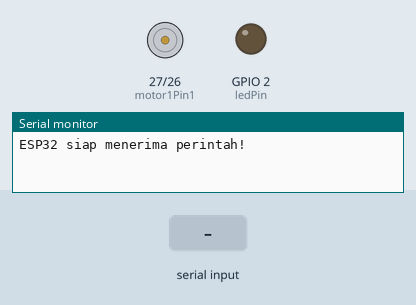
Simulated run of this sketch. Board: ESP32. Shown: motor-driver pin pairs drawn as motors (green arrow = first pin HIGH = forward, orange = second pin HIGH = backward, longer = more drive, scaled by the enable pin), output pins drawn as LEDs (lit = HIGH), the last lines printed to the serial monitor. Inputs (shaded band) come from the test bench.

Above: at 1.2 s.
1.3 s: "1\n" received over Serial
At 2.2 s:
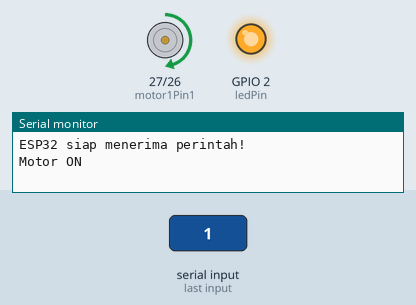
2.8 s: "0\n" received over Serial
At 3.3 s:
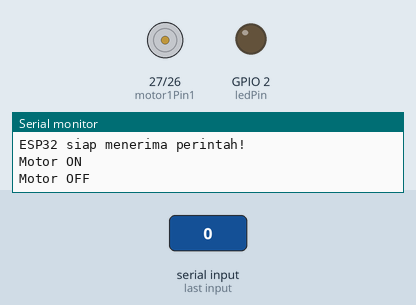
4.3 s: "+\n" received over Serial
At 5.5 s:
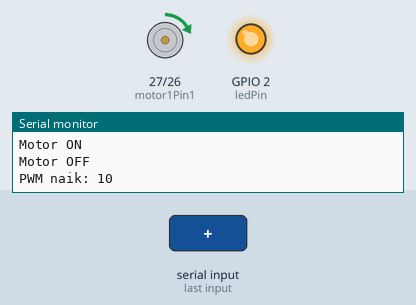
5.8 s: "PWM:90\n" received over Serial
At 6.8 s:
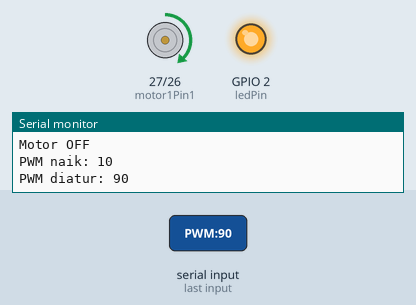
Timing chart, 0 to 8.3 s (numbered marks = the images above; inputs shaded):
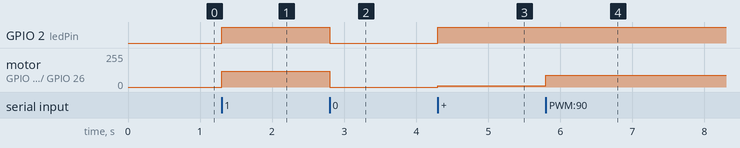

The sketch:

iMCLab_Python.ino
```cpp
/*
  Kit iMCLab - Kontrol Motor DC dan LED
  Board: ESP32
  Baud rate: 115200

  Perintah dari Python:
  1       = Motor ON
  0       = Motor OFF
  +       = PWM naik 10
  -       = PWM turun 10
  PWM:120 = Atur PWM
*/

const int ledPin = 2;
const int motor1Pin1 = 27;
const int motor1Pin2 = 26;
const int enable1Pin = 12;

const int freq = 30000;
const int resolution = 8;

int dutyCycle = 120;
String inputString = "";

void applyMotor() {
  digitalWrite(motor1Pin1, HIGH);
  digitalWrite(motor1Pin2, LOW);

  ledcWrite(enable1Pin, dutyCycle);
  digitalWrite(ledPin, dutyCycle > 0 ? HIGH : LOW);
}

void setup() {
  Serial.begin(115200);

  pinMode(ledPin, OUTPUT);
  pinMode(motor1Pin1, OUTPUT);
  pinMode(motor1Pin2, OUTPUT);

  bool pwmOK = ledcAttach(enable1Pin, freq, resolution);

  digitalWrite(motor1Pin1, LOW);
  digitalWrite(motor1Pin2, LOW);
  digitalWrite(ledPin, LOW);
  ledcWrite(enable1Pin, 0);

  Serial.println("ESP32 siap menerima perintah!");

  if (!pwmOK) {
    Serial.println("ERROR: PWM gagal diaktifkan!");
  }
}

void prosesPerintah(String perintah) {
  perintah.trim();

  if (perintah == "1") {
    if (dutyCycle == 0) {
      dutyCycle = 120;
    }

    applyMotor();
    Serial.println("Motor ON");
  }
  else if (perintah == "0") {
    dutyCycle = 0;
    applyMotor();
    Serial.println("Motor OFF");
  }
  else if (perintah == "+") {
    dutyCycle = min(255, dutyCycle + 10);
    applyMotor();
    Serial.printf("PWM naik: %d\n", dutyCycle);
  }
  else if (perintah == "-") {
    dutyCycle = max(0, dutyCycle - 10);
    applyMotor();
    Serial.printf("PWM turun: %d\n", dutyCycle);
  }
  else if (perintah.startsWith("PWM:")) {
    String nilai = perintah.substring(4);
    nilai.trim();

    if (nilai.length() == 0) {
      Serial.println("ERROR: Nilai PWM kosong");
      return;
    }

    for (int i = 0; i < nilai.length(); i++) {
      if (!isDigit(nilai[i])) {
        Serial.println("ERROR: PWM harus berupa angka");
        return;
      }
    }

    int pwm = nilai.toInt();

    if (pwm >= 0 && pwm <= 255) {
      dutyCycle = pwm;
      applyMotor();
      Serial.printf("PWM diatur: %d\n", dutyCycle);
    } else {
      Serial.println("ERROR: PWM harus 0-255");
    }
  }
  else {
    Serial.println("Perintah tidak dikenal");
  }
}

void loop() {
  while (Serial.available() > 0) {
    char c = Serial.read();

    if (c == '\n' || c == '\r') {
      if (inputString.length() > 0) {
        prosesPerintah(inputString);
        inputString = "";
      }
    }
    else if (inputString.length() < 40) {
      inputString += c;
    }
  }
}
```

Measured:
- after the input at 1.3 s, GPIO 2 (ledPin): LOW → HIGH at once; motor on GPIO 27 (motor1Pin1) / GPIO 26 (motor1Pin2): stopped → forward 120/255 at once
- after the input at 2.8 s, GPIO 2 (ledPin): HIGH → LOW at once; motor on GPIO 27 (motor1Pin1) / GPIO 26 (motor1Pin2): forward 120/255 → stopped at once
- after the input at 4.3 s, GPIO 2 (ledPin): LOW → HIGH at once; motor on GPIO 27 (motor1Pin1) / GPIO 26 (motor1Pin2): stopped → forward 10/255 at once
- after the input at 5.8 s, motor on GPIO 27 (motor1Pin1) / GPIO 26 (motor1Pin2): forward 10/255 → forward 90/255 at once
